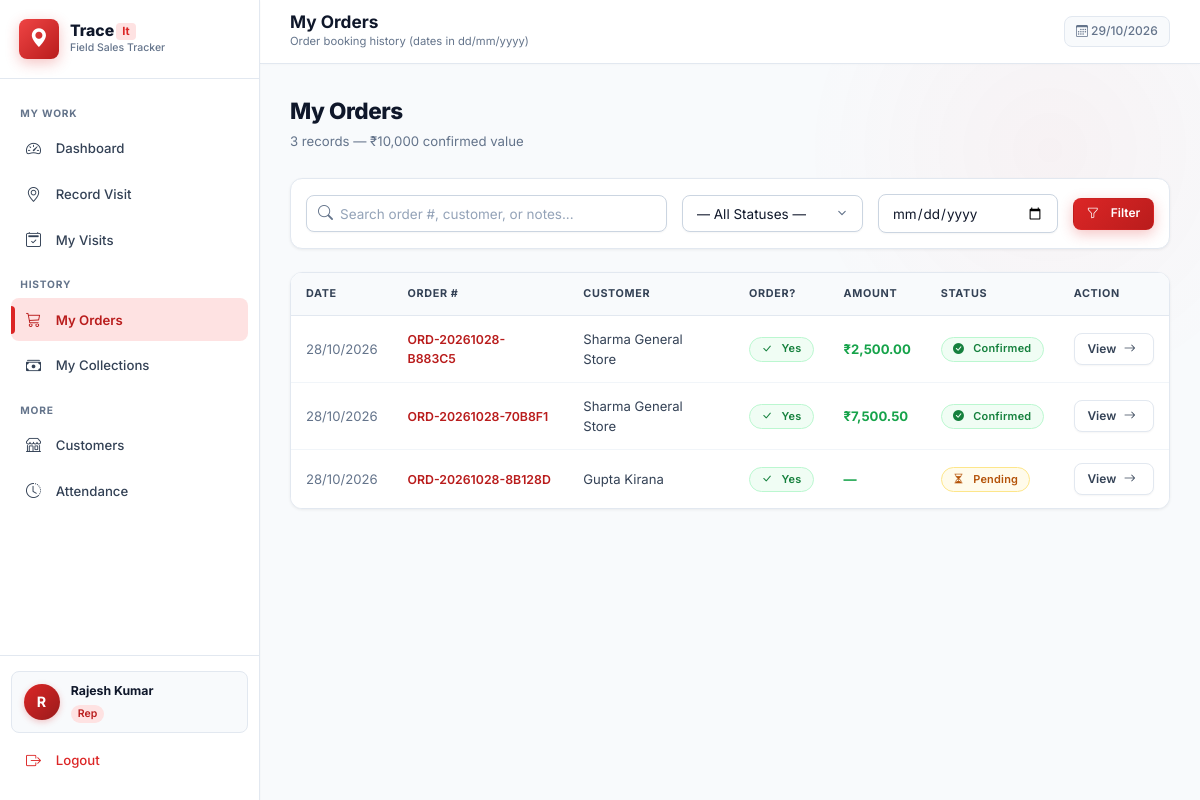
The page /orders/ (signed in) on the database its author committed.
### app/models.py (models this page shows, shortened)
class User(UserMixin, db.Model):
    __tablename__ = 'users'
    id = db.Column(db.Integer, primary_key=True)
    name = db.Column(db.String(100), nullable=False)
    email = db.Column(db.String(120), unique=True, nullable=False)
    phone = db.Column(db.String(20))
    password_hash = db.Column(db.String(256), nullable=False)
    role = db.Column(db.String(20), nullable=False, default='rep')  # 'admin' or 'rep'
    is_active = db.Column(db.Boolean, default=True)
    avatar_url = db.Column(db.String(200), default='')
    created_at = db.Column(db.DateTime, default=datetime.utcnow)
    visits = db.relationship('Visit', backref='rep', lazy=True, foreign_keys='Visit.rep_id')
    orders = db.relationship('Order', backref='rep', lazy=True, foreign_keys='Order.rep_id')
    attendances = db.relationship('Attendance', backref='rep', lazy=True)
    payments = db.relationship('Payment', backref='rep', lazy=True, foreign_keys='Payment.rep_id')
    locations = db.relationship('RepLocation', backref='rep', lazy=True)
    customers = db.relationship('Customer', backref='assigned_rep', lazy=True, foreign_keys='Customer.assigned_rep_id')
    beat_routes = db.relationship('BeatRoute', backref='rep', lazy=True)

class Order(db.Model):
    __tablename__ = 'orders'
    id = db.Column(db.Integer, primary_key=True)
    rep_id = db.Column(db.Integer, db.ForeignKey('users.id'), nullable=False)
    customer_id = db.Column(db.Integer, db.ForeignKey('customers.id'), nullable=False)
    order_date = db.Column(db.Date, nullable=False, default=datetime.utcnow)
    order_number = db.Column(db.String(50), unique=True)
    items_json = db.Column(db.Text, default='[]')  # JSON list of {name, qty, price}
    total_amount = db.Column(db.Float, default=0.0)
    status = db.Column(db.String(30), default='pending')  # pending, confirmed, delivered, cancelled
    notes = db.Column(db.Text)
    created_at = db.Column(db.DateTime, default=datetime.utcnow)
    @property
    def items(self):
        return json.loads(self.items_json or '[]')

class Customer(db.Model):
    __tablename__ = 'customers'
    id = db.Column(db.Integer, primary_key=True)
    name = db.Column(db.String(150), nullable=False)
    contact_person = db.Column(db.String(100))
    phone = db.Column(db.String(20))
    email = db.Column(db.String(120))
    address = db.Column(db.Text)
    area = db.Column(db.String(100))
    city = db.Column(db.String(100))
    lat = db.Column(db.Float, default=0.0)
    lng = db.Column(db.Float, default=0.0)
    assigned_rep_id = db.Column(db.Integer, db.ForeignKey('users.id'))
    is_active = db.Column(db.Boolean, default=True)
    created_at = db.Column(db.DateTime, default=datetime.utcnow)
    visits = db.relationship('Visit', backref='customer', lazy=True)
    orders = db.relationship('Order', backref='customer', lazy=True)
    payments = db.relationship('Payment', backref='customer', lazy=True)

### app/routes/orders.py (the view, shortened to what this page needs)
@orders_bp.route('/')
@login_required
def list_orders():
    q = request.args.get('q', '').strip()
    status_filter = request.args.get('status', '').strip()
    date_filter = request.args.get('date', '').strip()
    rep_filter = request.args.get('rep_id', type=int)
    query = Order.query
    if current_user.role != 'admin':
        query = query.filter(Order.rep_id == current_user.id)
    elif rep_filter:
        query = query.filter(Order.rep_id == rep_filter)
    if status_filter:
        query = query.filter(Order.status == status_filter)
    orders = query.order_by(Order.order_date.desc(), Order.id.desc()).limit(200).all()
    reps = User.query.filter_by(role='rep', is_active=True).order_by(User.name).all() if current_user.role == 'admin' else []
    return render_template(
        'orders/list.html',
        orders=orders,
        reps=reps,
        selected_q=q,
        selected_status=status_filter,
        selected_date=date_filter,
        selected_rep=rep_filter
    )

### app/timezone_utils.py (called while the page is built)
def now_ist() -> datetime:
    return datetime.now(timezone.utc) + IST_OFFSET

def today_ist() -> date:
    return now_ist().date()

### app/templates/orders/list.html (shortened to what this page needs)
{% extends 'base.html' %}
{% block page_title %}{{ 'All Orders' if current_user.role == 'admin' else 'My Orders' }}{% endblock %}
{% block page_subtitle %}Order booking history (dates in dd/mm/yyyy){% endblock %}
{% block content %}
<div class="page-header">
  <div>
    <h2>{{ 'All Orders' if current_user.role == 'admin' else 'My Orders' }}</h2>
    <p>{{ orders|length }} records — ₹{{ '{:,.0f}'.format(orders|selectattr('status','ne','no_order')|sum(attribute='total_amount')) }} confirmed value</p>
  </div>
</div>
<div class="card mb-3" style="padding: 1rem;">
  <form method="GET" action="{{ url_for('orders.list_orders') }}" class="d-flex gap-2 flex-wrap align-center">
    <div style="flex: 2; min-width: 180px; position: relative;">
      <input type="text" name="q" value="{{ selected_q }}"
             placeholder="Search order #, customer, or notes..."
             style="padding-left: 2.2rem; width: 100%;">
      <i class="bi bi-search" style="position: absolute; left: 0.8rem; top: 50%; transform: translateY(-50%); color: var(--text-muted);"></i>
    </div>
    <div style="flex: 1; min-width: 130px;">
      <select name="status" style="width: 100%;">
        <option value="">— All Statuses —</option>
      </select>
    </div>
    <div style="flex: 1; min-width: 140px;">
      <input type="date" name="date" value="{{ selected_date }}" style="width: 100%;" title="Filter by date">
    </div>
    <button type="submit" class="btn btn-primary btn-sm"><i class="bi bi-funnel"></i> Filter</button>
  </form>
</div>
<div class="card" style="padding:0; overflow:hidden;">
  <div class="table-wrapper" style="border:none; border-radius:0;">
    <table>
      <thead>
        <tr>
          <th>Date</th><th>Order #</th>
          <th>Customer</th><th>Order?</th><th>Amount</th><th>Status</th><th>Action</th>
        </tr>
      </thead>
      <tbody>
        {% for o in orders %}
        <tr>
          <td class="text-muted">{{ o.order_date.strftime('%d/%m/%Y') }}</td>
          <td style="font-weight:600; font-size:0.82rem; color:var(--accent-dark);">{{ o.order_number }}</td>
          <td>{{ o.customer.name }}</td>
          <td>
            {% if o.status == 'no_order' %}
              <span class="badge badge-danger"><i class="bi bi-x-lg"></i> No</span>
            {% else %}
              <span class="badge badge-success"><i class="bi bi-check-lg"></i> Yes</span>
            {% endif %}
          </td>
          <td style="font-weight:700; color:var(--success);">
            {% if o.total_amount and o.total_amount > 0 %}₹{{ '{:,.2f}'.format(o.total_amount) }}{% else %}—{% endif %}
          </td>
          <td>
            {% if o.status == 'no_order' %}<span class="badge badge-default"><i class="bi bi-slash-circle"></i> No Order</span>
            {% elif o.status == 'confirmed' %}<span class="badge badge-success"><i class="bi bi-check-circle-fill"></i> Confirmed</span>
            {% elif o.status == 'delivered' %}<span class="badge badge-info"><i class="bi bi-box-seam-fill"></i> Delivered</span>
            {% elif o.status == 'cancelled' %}<span class="badge badge-danger"><i class="bi bi-x-circle-fill"></i> Cancelled</span>
            {% else %}<span class="badge badge-warning"><i class="bi bi-hourglass-split"></i> Pending</span>{% endif %}
          </td>
          <td><a href="{{ url_for('orders.view_order', order_id=o.id) }}" class="btn btn-ghost btn-sm">View <i class="bi bi-arrow-right"></i></a></td>
        </tr>
        {% endfor %}
      </tbody>
    </table>
  </div>
</div>
{% endblock %}

### app/templates/base.html (shortened to what this page needs)
<!DOCTYPE html>
<html lang="en">
<head>
  <link rel="stylesheet" href="{{ url_for('static', filename='css/style.css') }}">
  <link rel="stylesheet" href="https://cdn.jsdelivr.net/npm/bootstrap-icons@1.11.3/font/bootstrap-icons.min.css">
  <link rel="stylesheet" href="https://unpkg.com/leaflet@1.9.4/dist/leaflet.css">
</head>
<body>
{% if current_user.is_authenticated %}
<div class="app-layout">
  <aside class="sidebar" id="sidebar" aria-label="Main Navigation">
    <div class="sidebar-brand">
      <div class="brand-info">
        <div class="brand-icon"><i class="bi bi-geo-alt-fill"></i></div>
        <div>
          <div class="brand-text">Trace<span class="brand-tag">It</span></div>
          <div class="brand-sub">Field Sales Tracker</div>
        </div>
      </div>
    </div>
    <nav class="sidebar-nav">
      {% if current_user.role == 'admin' %}
      <div class="nav-section-title">Overview</div>
      <a href="{{ url_for('admin.dashboard') }}" class="nav-item {% if request.endpoint == 'admin.dashboard' %}active{% endif %}">
        <span class="nav-icon"><i class="bi bi-speedometer2"></i></span> Dashboard
      </a>
      <div class="nav-section-title">Team</div>
      <a href="{{ url_for('admin.team') }}" class="nav-item {% if 'team' in request.endpoint %}active{% endif %}">
        <span class="nav-icon"><i class="bi bi-people"></i></span> Sales Team
      </a>
      <a href="{{ url_for('customers.list_customers') }}" class="nav-item {% if 'customer' in request.endpoint %}active{% endif %}">
        <span class="nav-icon"><i class="bi bi-shop"></i></span> Customers
      </a>
      <div class="nav-section-title">Activity</div>
      <a href="{{ url_for('visits.list_visits') }}" class="nav-item {% if 'visit' in request.endpoint %}active{% endif %}">
        <span class="nav-icon"><i class="bi bi-calendar2-check"></i></span> All Visits
      </a>
      <a href="{{ url_for('orders.list_orders') }}" class="nav-item {% if 'order' in request.endpoint %}active{% endif %}">
        <span class="nav-icon"><i class="bi bi-cart3"></i></span> Orders
      </a>
      <a href="{{ url_for('payments.list_payments') }}" class="nav-item {% if 'payment' in request.endpoint %}active{% endif %}">
        <span class="nav-icon"><i class="bi bi-credit-card"></i></span> Payments
      </a>
      <div class="nav-section-title">Reports</div>
      <a href="{{ url_for('admin.reports_visits') }}" class="nav-item {% if 'reports_visits' in request.endpoint %}active{% endif %}">
        <span class="nav-icon"><i class="bi bi-bar-chart-line"></i></span> Visit Reports
      </a>
      <a href="{{ url_for('admin.reports_orders') }}" class="nav-item {% if 'reports_orders' in request.endpoint %}active{% endif %}">
        <span class="nav-icon"><i class="bi bi-graph-up"></i></span> Order Reports
      </a>
      <a href="{{ url_for('admin.reports_attendance') }}" class="nav-item {% if 'reports_attendance' in request.endpoint %}active{% endif %}">
        <span class="nav-icon"><i class="bi bi-clock-history"></i></span> Attendance
      </a>
      {% else %}
      <div class="nav-section-title">My Work</div>
      <a href="{{ url_for('rep.dashboard') }}" class="nav-item {% if request.endpoint == 'rep.dashboard' %}active{% endif %}">
        <span class="nav-icon"><i class="bi bi-speedometer2"></i></span> Dashboard
      </a>
      <a href="{{ url_for('visits.record_visit') }}" class="nav-item {% if 'record' in request.endpoint %}active{% endif %}">
        <span class="nav-icon"><i class="bi bi-geo-alt"></i></span> Record Visit
      </a>
      <a href="{{ url_for('visits.list_visits') }}" class="nav-item {% if request.endpoint == 'visits.list_visits' %}active{% endif %}">
        <span class="nav-icon"><i class="bi bi-calendar2-check"></i></span> My Visits
      </a>
      <div class="nav-section-title">History</div>
      <a href="{{ url_for('orders.list_orders') }}" class="nav-item {% if request.endpoint == 'orders.list_orders' %}active{% endif %}">
        <span class="nav-icon"><i class="bi bi-cart3"></i></span> My Orders
      </a>
      <a href="{{ url_for('payments.list_payments') }}" class="nav-item {% if request.endpoint == 'payments.list_payments' %}active{% endif %}">
        <span class="nav-icon"><i class="bi bi-cash-stack"></i></span> My Collections
      </a>
      <div class="nav-section-title">More</div>
      <a href="{{ url_for('customers.list_customers') }}" class="nav-item {% if 'customer' in request.endpoint %}active{% endif %}">
        <span class="nav-icon"><i class="bi bi-shop"></i></span> Customers
      </a>
      <a href="{{ url_for('attendance.list_attendance') }}" class="nav-item {% if 'attendance' in request.endpoint %}active{% endif %}">
        <span class="nav-icon"><i class="bi bi-clock-history"></i></span> Attendance
      </a>
      {% endif %}
    </nav>
    <div class="sidebar-footer">
      <div class="user-info">
        <div class="user-avatar">{{ current_user.name[0].upper() }}</div>
        <div class="user-details">
          <div class="user-name">{{ current_user.name }}</div>
          <span class="user-role">{{ current_user.role|capitalize }}</span>
        </div>
      </div>
      <a href="{{ url_for('auth.logout') }}" class="nav-item logout-link">
        <span class="nav-icon"><i class="bi bi-box-arrow-right"></i></span> Logout
      </a>
    </div>
  </aside>
  <div class="main-content">
    <header class="topbar">
      <div class="d-flex align-center gap-2 topbar-left">
        <div class="topbar-heading">
          <h1 class="topbar-title">{% block page_title %}{% endblock %}</h1>
          <div class="topbar-subtitle">{% block page_subtitle %}{% endblock %}</div>
        </div>
      </div>
      <div class="topbar-actions">
        {% if current_user.role == 'rep' %}
        <span class="topbar-date"><i class="bi bi-calendar3"></i> {{ now.strftime('%d/%m/%Y') if now else '' }}</span>
        {% endif %}
      </div>
    </header>
    <main class="page-content animate-fade-in">
      {% block content %}{% endblock %}
    </main>
  </div>
</div>
{% endif %}
</body>
</html>

### rows shown on the page
User: name "R", name "Rajesh Kumar", role "Rep", role "My Orders"
Order: order_date "28/10/2026", order_number "ORD-20261028-B883C5", customer.name "Sharma General Store", status "confirmed" (drawn), total_amount "2,500.00"
Order: order_date "28/10/2026", order_number "ORD-20261028-70B8F1", customer.name "Sharma General Store", status "confirmed" (drawn), total_amount "7,500.50"
Order: order_date "28/10/2026", order_number "ORD-20261028-8B128D", customer.name "Gupta Kirana", status "pending" (drawn)

### other values the page prints
{{ now.strftime('%d/%m/%Y') if now else '' }} "29/10/2026"
{{ orders|length }} "3"
